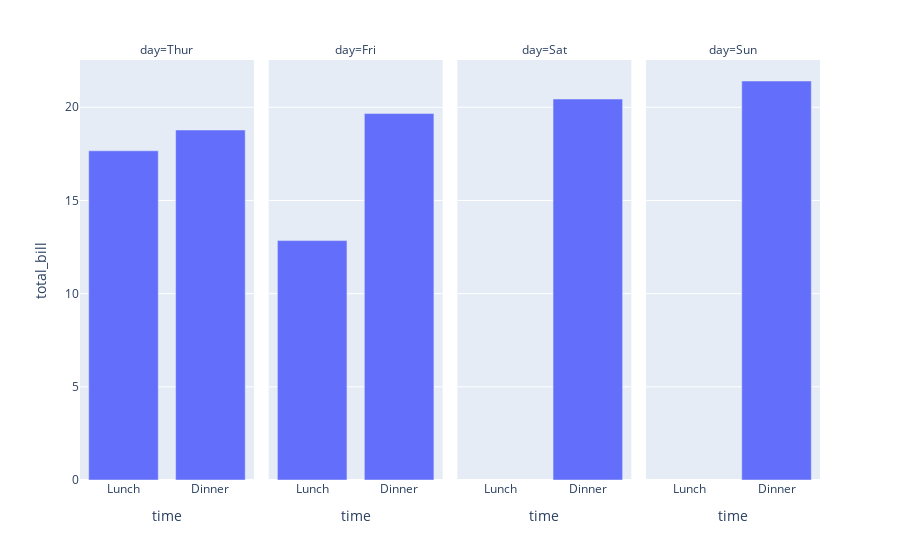

Notebook source saved alongside this figure:
### Markdown cell above
#### Plot

### Code cell
xp.bar(data_frame=df_money, x='time', y='total_bill', facet_col='day')

### Figure 1 — Plotly figure (JSON) as saved in the notebook; plotly's stock layout.template omitted (floating-point values rounded to 4 significant figures)
{"data": [{"alignmentgroup": "True", "hovertemplate": "day=Thur<br>time=%{x}<br>total_bill=%{y}<extra></extra>", "legendgroup": "", "marker": {"color": "#636efa", "pattern": {"shape": ""}}, "name": "", "offsetgroup": "", "orientation": "v", "showlegend": false, "textposition": "auto", "type": "bar", "x": ["Lunch", "Dinner"], "xaxis": "x", "y": [17.66, 18.78], "yaxis": "y"}, {"alignmentgroup": "True", "hovertemplate": "day=Fri<br>time=%{x}<br>total_bill=%{y}<extra></extra>", "legendgroup": "", "marker": {"color": "#636efa", "pattern": {"shape": ""}}, "name": "", "offsetgroup": "", "orientation": "v", "showlegend": false, "textposition": "auto", "type": "bar", "x": ["Lunch", "Dinner"], "xaxis": "x2", "y": [12.85, 19.66], "yaxis": "y2"}, {"alignmentgroup": "True", "hovertemplate": "day=Sat<br>time=%{x}<br>total_bill=%{y}<extra></extra>", "legendgroup": "", "marker": {"color": "#636efa", "pattern": {"shape": ""}}, "name": "", "offsetgroup": "", "orientation": "v", "showlegend": false, "textposition": "auto", "type": "bar", "x": ["Lunch", "Dinner"], "xaxis": "x3", "y": [null, 20.44], "yaxis": "y3"}, {"alignmentgroup": "True", "hovertemplate": "day=Sun<br>time=%{x}<br>total_bill=%{y}<extra></extra>", "legendgroup": "", "marker": {"color": "#636efa", "pattern": {"shape": ""}}, "name": "", "offsetgroup": "", "orientation": "v", "showlegend": false, "textposition": "auto", "type": "bar", "x": ["Lunch", "Dinner"], "xaxis": "x4", "y": [null, 21.41], "yaxis": "y4"}], "layout": {"annotations": [{"font": {}, "showarrow": false, "text": "day=Thur", "x": 0.1175, "xanchor": "center", "xref": "paper", "y": 1, "yanchor": "bottom", "yref": "paper"}, {"font": {}, "showarrow": false, "text": "day=Fri", "x": 0.3725, "xanchor": "center", "xref": "paper", "y": 1, "yanchor": "bottom", "yref": "paper"}, {"font": {}, "showarrow": false, "text": "day=Sat", "x": 0.6275, "xanchor": "center", "xref": "paper", "y": 1, "yanchor": "bottom", "yref": "paper"}, {"font": {}, "showarrow": false, "text": "day=Sun", "x": 0.8825, "xanchor": "center", "xref": "paper", "y": 1, "yanchor": "bottom", "yref": "paper"}], "autosize": true, "barmode": "relative", "legend": {"tracegroupgap": 0}, "margin": {"t": 60}, "xaxis": {"anchor": "y", "autorange": true, "domain": [0, 0.235], "range": [-0.5, 1.5], "title": {"text": "time"}, "type": "category"}, "xaxis2": {"anchor": "y2", "autorange": true, "domain": [0.255, 0.49], "matches": "x", "range": [-0.5, 1.5], "title": {"text": "time"}, "type": "category"}, "xaxis3": {"anchor": "y3", "autorange": true, "domain": [0.51, 0.745], "matches": "x", "range": [-0.5, 1.5], "title": {"text": "time"}, "type": "category"}, "xaxis4": {"anchor": "y4", "autorange": true, "domain": [0.765, 1.0], "matches": "x", "range": [-0.5, 1.5], "title": {"text": "time"}, "type": "category"}, "yaxis": {"anchor": "x", "autorange": true, "domain": [0, 1], "range": [0, 22.54], "title": {"text": "total_bill"}, "type": "linear"}, "yaxis2": {"anchor": "x2", "autorange": true, "domain": [0, 1], "matches": "y", "range": [0, 22.54], "showticklabels": false, "type": "linear"}, "yaxis3": {"anchor": "x3", "autorange": true, "domain": [0, 1], "matches": "y", "range": [0, 22.54], "showticklabels": false, "type": "linear"}, "yaxis4": {"anchor": "x4", "autorange": true, "domain": [0, 1], "matches": "y", "range": [0, 22.54], "showticklabels": false, "type": "linear"}}}
